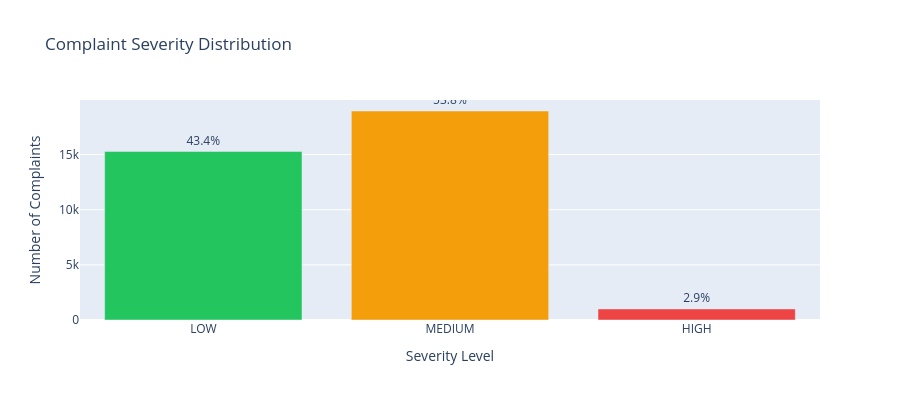

The code cell stored with this chart in its notebook:
### Code cell
color_map = {"LOW": "#22c55e", "MEDIUM": "#f59e0b", "HIGH": "#ef4444"}

fig = px.bar(
    dist,
    x="severity",
    y="count",
    color="severity",
    color_discrete_map=color_map,
    text="pct",
    title="Complaint Severity Distribution",
    labels={"count": "Number of Complaints", "severity": "Severity Level"},
)
fig.update_traces(texttemplate="%{text:.1f}%", textposition="outside")
fig.update_layout(showlegend=False, height=400)
fig.show()

# Check imbalance
max_pct = dist["pct"].max()
min_pct = dist["pct"].min()
ratio = max_pct / min_pct
print(f"\nClass imbalance ratio (max/min): {ratio:.2f}")
if ratio > 5:
    print("WARNING: Severe class imbalance detected. Consider SMOTE or class_weight='balanced'.")
else:
    print("Imbalance is manageable — no resampling required.")

### Figure 1 — Plotly figure (JSON) as saved in the notebook; plotly's stock layout.template omitted (floating-point values rounded to 4 significant figures)
{"data": [{"hovertemplate": "Severity Level=%{x}<br>Number of Complaints=%{y}<br>pct=%{text}<extra></extra>", "legendgroup": "LOW", "marker": {"color": "#22c55e", "pattern": {"shape": ""}}, "name": "LOW", "orientation": "v", "showlegend": true, "text": [43.4], "textposition": "outside", "texttemplate": "%{text:.1f}%", "type": "bar", "x": ["LOW"], "xaxis": "x", "y": [15273], "yaxis": "y"}, {"hovertemplate": "Severity Level=%{x}<br>Number of Complaints=%{y}<br>pct=%{text}<extra></extra>", "legendgroup": "MEDIUM", "marker": {"color": "#f59e0b", "pattern": {"shape": ""}}, "name": "MEDIUM", "orientation": "v", "showlegend": true, "text": [53.8], "textposition": "outside", "texttemplate": "%{text:.1f}%", "type": "bar", "x": ["MEDIUM"], "xaxis": "x", "y": [18949], "yaxis": "y"}, {"hovertemplate": "Severity Level=%{x}<br>Number of Complaints=%{y}<br>pct=%{text}<extra></extra>", "legendgroup": "HIGH", "marker": {"color": "#ef4444", "pattern": {"shape": ""}}, "name": "HIGH", "orientation": "v", "showlegend": true, "text": [2.9], "textposition": "outside", "texttemplate": "%{text:.1f}%", "type": "bar", "x": ["HIGH"], "xaxis": "x", "y": [1004], "yaxis": "y"}], "layout": {"barmode": "relative", "height": 400, "legend": {"title": {"text": "Severity Level"}, "tracegroupgap": 0}, "showlegend": false, "title": {"text": "Complaint Severity Distribution"}, "xaxis": {"anchor": "y", "categoryarray": ["LOW", "MEDIUM", "HIGH"], "categoryorder": "array", "domain": [0, 1], "title": {"text": "Severity Level"}}, "yaxis": {"anchor": "x", "domain": [0, 1], "title": {"text": "Number of Complaints"}}}}
